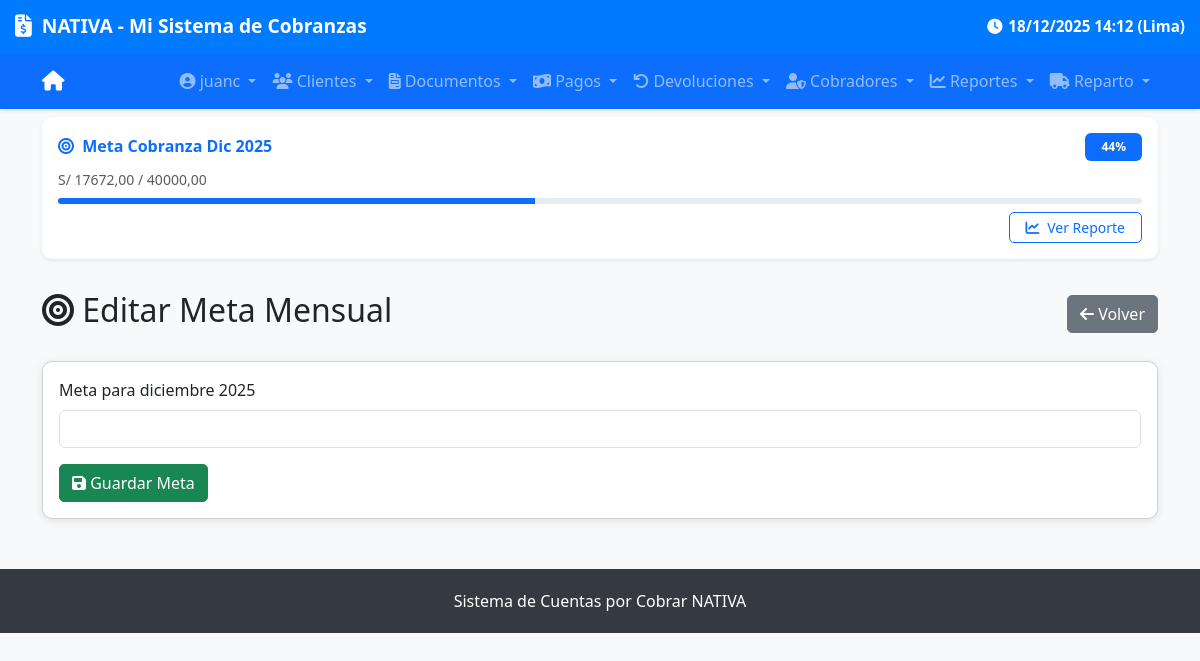
Screenshot of /cobros/meta/configurar/ (signed in) with the database file from the repository.
### cobros/models.py (models this page shows, shortened)
class MetaMensual(models.Model):
    mes = models.DateField(help_text="Primer día del mes, ej: 2025-09-01")
    monto_objetivo = models.DecimalField(max_digits=12, decimal_places=2)
    descripcion = models.CharField(max_length=200, blank=True, null=True)
    creada_en = models.DateTimeField(auto_now_add=True)
    actualizada_en = models.DateTimeField(auto_now=True)
    class Meta:
        unique_together = ('mes',)
    @property
    def monto_alcanzado(self):
        from .models import Cobro
        from django.db.models import Sum
        import datetime
        try:
            if not self.mes:
                return Decimal('0.00')
            primer_dia = self.mes
            _, last_day = calendar.monthrange(primer_dia.year, primer_dia.month)
            ultimo_dia = primer_dia.replace(day=last_day)
            fecha_inicio = timezone.make_aware(
                datetime.datetime.combine(primer_dia, datetime.time.min)
            )
            fecha_fin = timezone.make_aware(
                datetime.datetime.combine(ultimo_dia, datetime.time.max)
            )
            total = Cobro.objects.filter(
                fecha__gte=fecha_inicio,
                fecha__lte=fecha_fin
            ).aggregate(total=Sum('monto'))['total'] or Decimal('0.00')
            return total
        except Exception as e:
            print(f"Error en monto_alcanzado: {e}")
            return Decimal('0.00')
    @property
    def porcentaje_alcanzado(self):
        if self.monto_objetivo <= 0:
            return 0
        return min((self.monto_alcanzado / self.monto_objetivo) * 100, 100)

### cobros/views.py (the view, shortened to what this page needs)
# urls.py: path('meta/configurar/', views.meta_create_or_update, name='meta_create_or_update'),
@staff_member_required
def meta_create_or_update(request):
    today = date.today()
    mes_actual = today.replace(day=1)
    meta, created = MetaMensual.objects.get_or_create(
        mes=mes_actual,
        defaults={'monto_objetivo': 0}
    )
    return render(request, 'cobros/meta_form.html', {
        'meta': meta,
        'created': created
    })

### cobros/context_processors.py (called while the page is built)
def meta_mensual(request):
    try:
        today = timezone.now().date()
        meta = MetaMensual.objects.get(mes__year=today.year, mes__month=today.month)
        return {'meta': meta}
    except MetaMensual.DoesNotExist:
        return {'meta': None}
    except Exception as e:
        print(f"Error en context_processor meta_mensual: {e}")
        return {'meta': None}

### cobros/templates/cobros/meta_form.html (shortened to what this page needs)
{% extends 'base.html' %}
{% block content %}
<div class="d-flex justify-content-between align-items-center mb-4">
    <h2><i class="fas fa-bullseye"></i>
        {% if created %}Crear Meta Mensual{% else %}Editar Meta Mensual{% endif %}
    </h2>
    <a href="{% url 'cobros:reporte_cartera' %}" class="btn btn-secondary">
        <i class="fas fa-arrow-left"></i> Volver
    </a>
</div>
<div class="card">
    <div class="card-body">
        <form method="post">
            <div class="mb-3">
                <label for="monto_objetivo" class="form-label">Meta para {{ meta.mes|date:"F Y" }}</label>
                <input type="number" step="0.01" name="monto_objetivo" id="monto_objetivo"
                       class="form-control" value="{{ meta.monto_objetivo }}"
                       required min="0">
            </div>
            <button type="submit" class="btn btn-success">
                <i class="fas fa-save"></i> Guardar Meta
            </button>
        </form>
    </div>
</div>
{% endblock %}

### templates/base.html (shortened to what this page needs)
<!DOCTYPE html>
<html lang="es">
<head>
    <link href="https://cdn.jsdelivr.net/npm/bootstrap@5.3.3/dist/css/bootstrap.min.css" rel="stylesheet">
    <link href="https://cdnjs.cloudflare.com/ajax/libs/font-awesome/6.5.0/css/all.min.css" rel="stylesheet">
</head>
<body>
    <div class="header-container">
        <div class="brand-row">
            <div class="logo-text">
                <i class="fas fa-file-invoice-dollar"></i>
                <span><strong>NATIVA</strong> - Mi Sistema de Cobranzas</span>
            </div>
            <div class="time-info">
                <i class="fas fa-clock"></i>
                {% now "d/m/Y H:i" as current_time %}
                {{ current_time }} (Lima)
            </div>
        </div>
    </div>
    <nav class="navbar navbar-expand-lg navbar-dark bg-primary shadow-sm">
        <div class="container">
            <a class="navbar-brand" href="{% url 'clientes:cliente_list' %}">
                <i class="fas fa-home"></i>
            </a>
            <div class="collapse navbar-collapse" id="navbarNav">
                <ul class="navbar-nav ms-auto">
                    {% if user.is_authenticated %}
                        {% with es_repartidor=es_repartidor %}
                            {% if es_repartidor %}
                                <li class="nav-item dropdown">
                                    <a class="nav-link dropdown-toggle" href="#" role="button" data-bs-toggle="dropdown">
                                        <i class="fas fa-truck"></i> Reparto
                                    </a>
                                    <ul class="dropdown-menu dropdown-menu-end">
                                        <li><a class="dropdown-item" href="{% url 'documentos:despacho_lista' %}"><i class="fas fa-list"></i> Mis Reportes</a></li>
                                        <li><hr class="dropdown-divider"></li>
                                    </ul>
                                </li>
                                <li class="nav-item dropdown">
                                    <a class="nav-link dropdown-toggle" href="#" role="button" data-bs-toggle="dropdown">
                                        <i class="fas fa-user-circle"></i> {{ user.get_full_name|default:user.username }}
                                    </a>
                                    <ul class="dropdown-menu dropdown-menu-end">
                                        <li><span class="dropdown-item-text text-muted"><small><i class="fas fa-id-badge"></i> {{ user.username }}</small></span></li>
                                        <li><hr class="dropdown-divider"></li>
                                        <li>
                                            <form action="{% url 'logout' %}" method="post" class="m-0">
                                                {% csrf_token %}
                                                <button type="submit" class="dropdown-item text-danger w-100 text-start">
                                                    <i class="fas fa-sign-out-alt"></i> Cerrar Sesión
                                                </button>
                                            </form>
                                        </li>
                                    </ul>
                                </li>
                            {% else %}
                                <li class="nav-item dropdown">
                                    <a class="nav-link dropdown-toggle" href="#" role="button" data-bs-toggle="dropdown">
                                        <i class="fas fa-user-circle"></i> {{ user.get_full_name|default:user.username }}
                                    </a>
                                </li>
                                <li class="nav-item dropdown">
                                    <a class="nav-link dropdown-toggle" href="#" role="button" data-bs-toggle="dropdown">
                                        <i class="fas fa-users"></i> Clientes
                                    </a>
                                </li>
                                <li class="nav-item dropdown">
                                    <a class="nav-link dropdown-toggle" href="#" role="button" data-bs-toggle="dropdown">
                                        <i class="fas fa-file-invoice"></i> Documentos
                                    </a>
                                </li>
                                <li class="nav-item dropdown">
                                    <a class="nav-link dropdown-toggle" href="#" role="button" data-bs-toggle="dropdown">
                                        <i class="fas fa-money-bill-wave"></i> Pagos
                                    </a>
                                </li>
                                <li class="nav-item dropdown">
                                    <a class="nav-link dropdown-toggle" href="#" role="button" data-bs-toggle="dropdown">
                                        <i class="fas fa-undo"></i> Devoluciones
                                    </a>
                                </li>
                                {% if user.is_staff or user.is_superuser or user.username in 'juanc,adminaqp,VALERIA,CHRISTIAN' %}
                                    <li class="nav-item dropdown">
                                        <a class="nav-link dropdown-toggle" href="#" role="button" data-bs-toggle="dropdown">
                                            <i class="fas fa-user-shield"></i> Cobradores
                                        </a>
                                    </li>
                                {% endif %}
                                {% if user.is_staff or user.is_superuser or user.username in 'juanc,adminaqp,VALERIA' %}
                                    <li class="nav-item dropdown">
                                        <a class="nav-link dropdown-toggle" href="#" role="button" data-bs-toggle="dropdown">
                                            <i class="fas fa-chart-line"></i> Reportes
                                        </a>
                                            {% now "Y" as current_year %}
                                            {% now "n" as current_month %}
                                    </li>
                                {% endif %}
                                {% if user.is_staff or user.is_superuser or user.username in 'juanc,adminaqp,VALEeeeRIA,CHRISTIAN' %}
                                    <li class="nav-item dropdown">
                                        <a class="nav-link dropdown-toggle" href="#" role="button" data-bs-toggle="dropdown">
                                            <i class="fas fa-truck"></i> Reparto
                                        </a>
                                    </li>
                                {% endif %}
                            {% endif %}
                        {% endwith %}
                    {% endif %}
                </ul>
            </div>
        </div>
    </nav>
{% if user.is_authenticated and meta %}
    <div class="container-fluid py-2 mb-3">
        <div class="container">
            <div class="card border-0 shadow-sm bg-white" style="border-left: 4px solid #0d6efd;">
                <div class="card-body p-3">
                    <div class="d-flex justify-content-between align-items-center mb-2">
                        <h6 class="mb-0 text-primary fw-bold">
                            <i class="fas fa-bullseye me-1"></i>
                            Meta Cobranza {{ meta.mes|date:"M Y" }}
                        </h6>
                        <span class="badge bg-primary text-white px-3 py-2">
                            {{ meta.porcentaje_alcanzado|floatformat:0 }}%
                        </span>
                    </div>
                    <div class="small text-muted mb-2">
                        S/ {{ meta.monto_alcanzado|floatformat:2 }} / {{ meta.monto_objetivo|floatformat:2 }}
                    </div>
                    <div class="progress mb-2" style="height: 6px;">
                        <div class="progress-bar bg-primary" role="progressbar"
                             style="width: {{ meta.porcentaje_alcanzado|floatformat:0 }}%;"
                             aria-valuenow="{{ meta.porcentaje_alcanzado }}"
                             aria-valuemin="0" aria-valuemax="100">
                        </div>
                    </div>
                    {% if user.username == 'adminaqp' or user.username == 'juanc' or user.username == 'CHRISTIAN' %}
                        <div class="text-end mt-2">
                            <a href="{% url 'cobros:reporte_cartera' %}"
                               class="btn btn-sm btn-outline-primary px-3">
                                <i class="fas fa-chart-line me-1"></i> Ver Reporte
                            </a>
                        </div>
                    {% endif %}
                </div>
            </div>
        </div>
    </div>
{% endif %}
    <div class="container mt-4">
        {% block content %}{% endblock %}
    </div>
    <footer class="text-center">
        <div class="container">
            Sistema de Cuentas por Cobrar NATIVA
        </div>
    </footer>
</body>
</html>

### templates/base.html (style rules this page uses)
body { background-color: #f8f9fa; padding-top: 0; }
.header-container { background-color: #007bff; color: white; box-shadow: 0 2px 4px rgba(0,0,0,0.1); }
.brand-row { display: flex; justify-content: space-between; align-items: center; padding: 12px 15px; font-weight: bold; font-size: 1.2rem; }
.brand-row .logo-text { display: flex; align-items: center; gap: 10px; }
.brand-row .logo-text i { font-size: 1.4rem; }
.time-info { font-size: 0.95rem; display: flex; align-items: center; gap: 6px; }
.navbar { box-shadow: 0 2px 4px rgba(0,0,0,0.1); }
.card { border-radius: 10px; box-shadow: 0 2px 10px rgba(0,0,0,0.1); }
.btn { border-radius: 5px; }
footer { margin-top: 50px; padding: 20px 0; background-color: #343a40; color: white; }

### rows the page displays
MetaMensual: mes "Dic 2025", porcentaje_alcanzado "44", monto_alcanzado "17672,00", monto_objetivo "40000,00", mes "diciembre 2025"

### other values shown
{{ current_time }} "18/12/2025 14:12"
{{ user.get_full_name|default:user.username }} "juanc"
